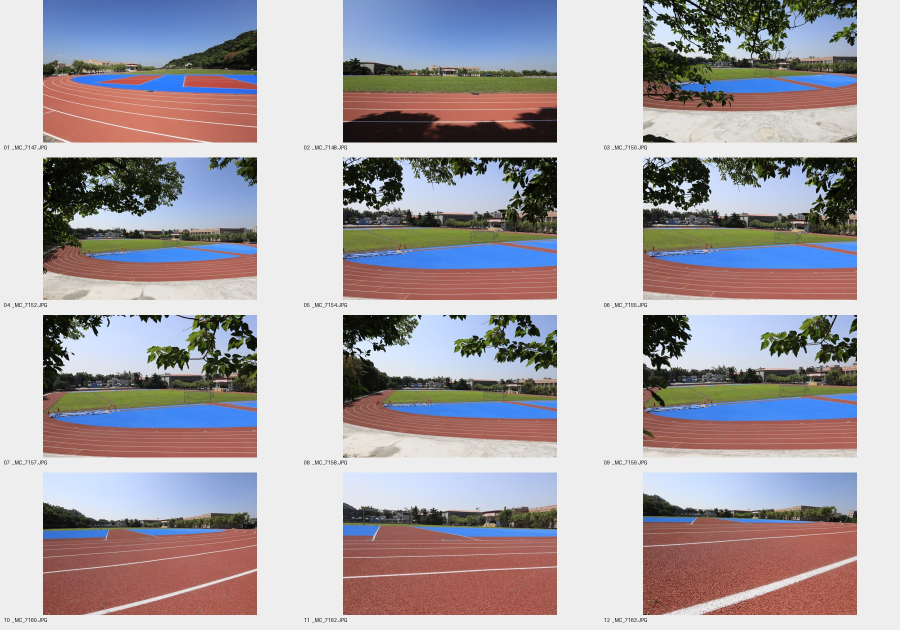
#> input picture qa/photo-audit-2026-10-09/contact-1.jpg, 1800 x 1260 px, given as the content of the folder F:/1151005---創意教學 - 複製/校園照片, which was not available (shown at 1/2 size)
$ python make_inventory.py
#> lines starting #> are read from the running program, lines starting #| are printed output that depends on the picture; pictures that were not available may be replaced by others from this repository, and a replacement may not be noted
from pathlib import Path
from PIL import Image, ImageOps, ImageDraw
import hashlib, json

source = Path(r'F:\1151005---創意教學 - 複製\校園照片')
out = Path(__file__).parent
seen = {}
records = []
unique = []
for p in sorted(source.rglob('*')):
    if not p.is_file() or p.suffix.lower() not in {'.jpg','.jpeg','.png'}:
        continue
    digest = hashlib.sha256(p.read_bytes()).hexdigest()
    with Image.open(p) as im:
#> im is the input picture: PIL image 1800x1260 RGB; mean R, G, B 170.4, 163.8, 168
        record = {'path': str(p), 'size': list(im.size), 'sha256': digest, 'duplicate_of': seen.get(digest)}
    records.append(record)
    if digest not in seen:
        seen[digest] = str(p)
        unique.append(p)
for start in range(0, len(unique), 12):
    sheet = Image.new('RGB', (1800, 1260), '#eeeeee')
#> sheet: PIL image 1800x1260 RGB; every value is 238
    draw = ImageDraw.Draw(sheet)
    for i,p in enumerate(unique[start:start+12]):
        x,y = (i%3)*600,(i//3)*315
        with Image.open(p) as im:
            im = ImageOps.exif_transpose(im)
            thumb = ImageOps.contain(im.convert('RGB'), (590,285))
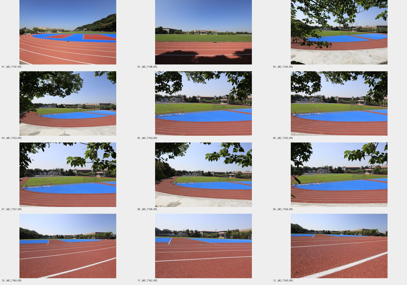
#> thumb: PIL image 407x285 RGB; mean R, G, B 170.4, 163.8, 168
            sheet.paste(thumb,(x+(600-thumb.width)//2,y))
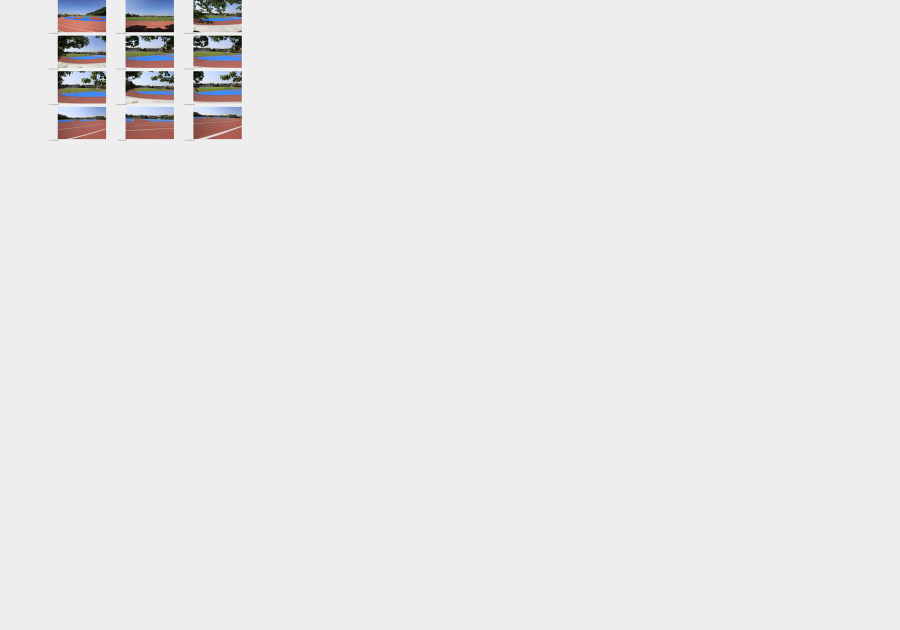
#> sheet: PIL image 1800x1260 RGB (shown at 1/2 size); mean R, G, B 234.5, 234.2, 234.4
        draw.text((x+8,y+289),f'{start+i+1:02d}  {p.name}',fill='#111111')
    sheet.save(out/f'contact-{start//12+1}.jpg',quality=91)
(out/'inventory.json').write_text(json.dumps(records,ensure_ascii=False,indent=2),encoding='utf-8')
(out/'unique-paths.json').write_text(json.dumps([str(p) for p in unique],ensure_ascii=False,indent=2),encoding='utf-8')
print(f'{len(records)} files, {len(unique)} unique, {len(records)-len(unique)} duplicates')
#| 1 files, 1 unique, 0 duplicates

$ run again, on qa/photo-audit-2026-10-09/contact-5.jpg
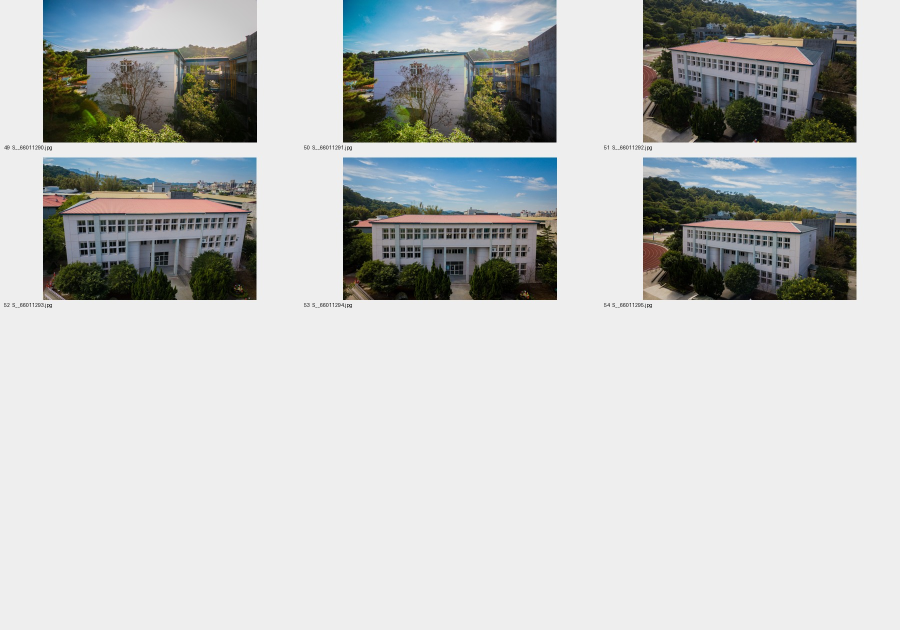
#> input picture qa/photo-audit-2026-10-09/contact-5.jpg, 1800 x 1260 px, given as the content of the folder F:/1151005---創意教學 - 複製/校園照片, which was not available (shown at 1/2 size)
#> im is the input picture: PIL image 1800x1260 RGB; mean R, G, B 191.9, 194.3, 193.7
#> `thumb = ImageOps.contain(im.convert('RGB'), (590,285))`:
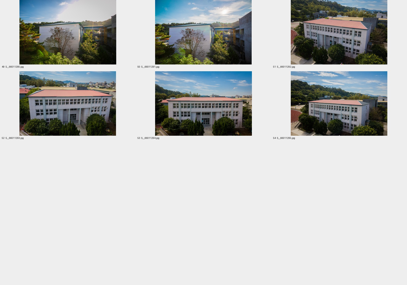
#> thumb: PIL image 407x285 RGB; mean R, G, B 191.9, 194.3, 193.7
#> `sheet.paste(thumb,(x+(600-thumb.width)//2,y))`:
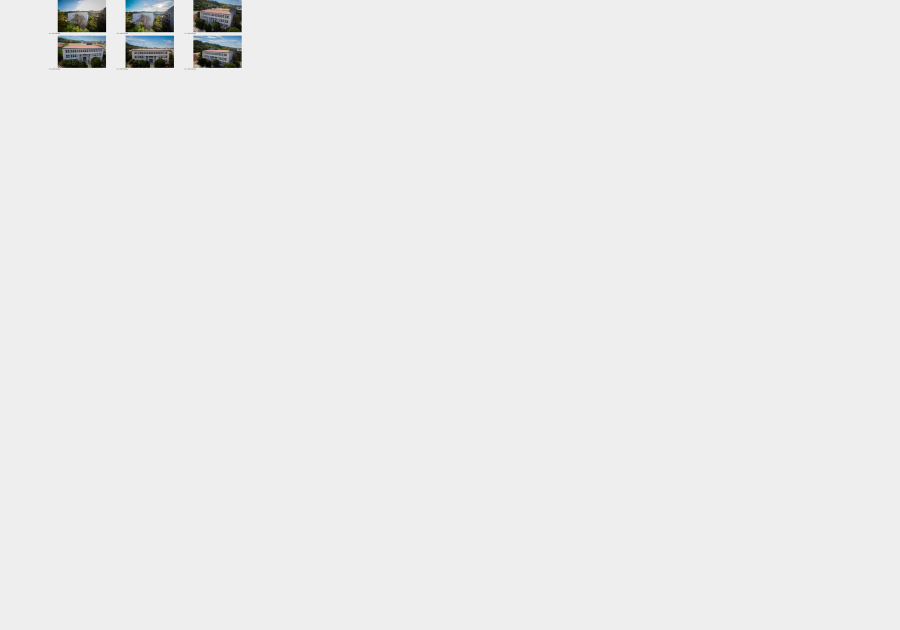
#> sheet: PIL image 1800x1260 RGB (shown at 1/2 size); mean R, G, B 235.6, 235.8, 235.7
#| 1 files, 1 unique, 0 duplicates
